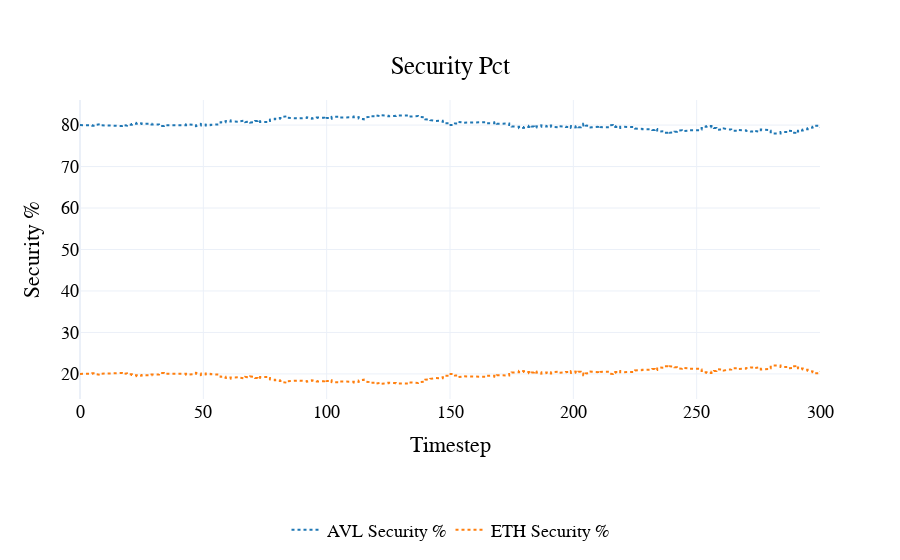

This figure's notebook cell:
### Code cell
fig= visualizations.plot_security_pct(
    df
)
pio.show(fig)

### Figure 1 — Plotly figure (JSON) as saved in the notebook; plotly's stock layout.template omitted (floating-point values rounded to 4 significant figures; data arrays with more than 128 entries replaced by an {"elided": "..."} marker saying what was removed)
{"data": [{"line": {"color": "#1f77b4", "dash": "dot"}, "name": "AVL Security %", "type": "scatter", "x": {"elided": "2101 int values"}, "y": {"elided": "2101 float values"}}, {"line": {"color": "#ff7f0e", "dash": "dot"}, "name": "ETH Security %", "type": "scatter", "x": {"elided": "2101 int values"}, "y": {"elided": "2101 float values"}}], "layout": {"font": {"color": "black", "family": "Arial", "size": 18}, "hovermode": "x unified", "legend": {"orientation": "h", "x": 0.5, "xanchor": "center", "y": -0.5, "yanchor": "bottom"}, "paper_bgcolor": "rgba(255, 255, 255, 1)", "plot_bgcolor": "rgba(255, 255, 255, 1)", "title": {"text": "Security Pct", "x": 0.5, "xanchor": "center", "y": 0.9, "yanchor": "top"}, "xaxis": {"title": {"text": "Timestep"}}, "yaxis": {"title": {"text": "Security %"}}}}
